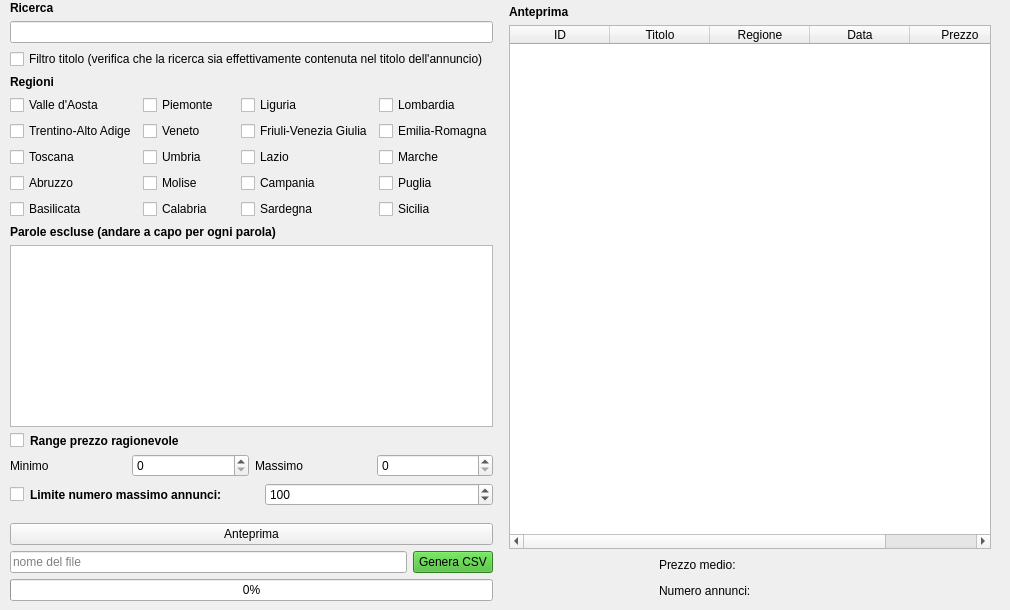
  <widget class="QWidget" name="centralwidget">
   <widget class="QWidget" name="horizontalLayoutWidget_2">
    <property name="geometry">
     <rect>
      <x>0</x>
      <y>0</y>
      <width>1001</width>
      <height>601</height>
     </rect>
    </property>
    <layout class="QHBoxLayout" name="horizontalLayout_2">
     <item>
      <spacer name="horizontalSpacer">
       <property name="orientation">
        <enum>Qt::Horizontal</enum>
       </property>
       <property name="sizeType">
        <enum>QSizePolicy::Maximum</enum>
       </property>
       <property name="sizeHint" stdset="0">
        <size>
         <width>10</width>
         <height>20</height>
        </size>
       </property>
      </spacer>
     </item>
     <item>
      <layout class="QVBoxLayout" name="verticalLayout">
       <item>
        <spacer name="verticalSpacer_2">
         <property name="orientation">
          <enum>Qt::Vertical</enum>
         </property>
         <property name="sizeHint" stdset="0">
          <size>
           <width>20</width>
           <height>10</height>
          </size>
         </property>
        </spacer>
       </item>
       <item>
        <widget class="QLabel" name="label">
         <property name="maximumSize">
          <size>
           <width>1000</width>
           <height>20</height>
          </size>
         </property>
         <property name="font">
          <font>
           <weight>75</weight>
           <bold>true</bold>
          </font>
         </property>
         <property name="text">
          <string>Ricerca</string>
         </property>
        </widget>
       </item>
       <item>
        <widget class="QLineEdit" name="search_textbox"/>
       </item>
       <item>
        <widget class="QCheckBox" name="title_filter_checkbox">
         <property name="cursor">
          <cursorShape>PointingHandCursor</cursorShape>
         </property>
         <property name="text">
          <string>Filtro titolo (verifica che la ricerca sia effettivamente contenuta nel titolo dell'annuncio)</string>
         </property>
        </widget>
       </item>
       <item>
        <widget class="QLabel" name="label_9">
         <property name="font">
          <font>
           <weight>75</weight>
           <bold>true</bold>
          </font>
         </property>
         <property name="text">
          <string>Regioni</string>
         </property>
        </widget>
       </item>
       <item>
        <layout class="QGridLayout" name="gridLayout">
         <item row="0" column="1">
          <widget class="QCheckBox" name="region_check_2">
           <property name="cursor">
            <cursorShape>PointingHandCursor</cursorShape>
           </property>
           <property name="text">
            <string>Piemonte</string>
           </property>
          </widget>
         </item>
         <item row="1" column="2">
          <widget class="QCheckBox" name="region_check_7">
           <property name="cursor">
            <cursorShape>PointingHandCursor</cursorShape>
           </property>
           <property name="text">
            <string>Friuli-Venezia Giulia</string>
           </property>
          </widget>
         </item>
         <item row="2" column="3">
          <widget class="QCheckBox" name="region_check_12">
           <property name="cursor">
            <cursorShape>PointingHandCursor</cursorShape>
           </property>
           <property name="text">
            <string>Marche</string>
           </property>
          </widget>
         </item>
         <item row="1" column="0">
          <widget class="QCheckBox" name="region_check_5">
           <property name="cursor">
            <cursorShape>PointingHandCursor</cursorShape>
           </property>
           <property name="text">
            <string>Trentino-Alto Adige</string>
           </property>
          </widget>
         </item>
         <item row="0" column="0">
          <widget class="QCheckBox" name="region_check_1">
           <property name="cursor">
            <cursorShape>PointingHandCursor</cursorShape>
           </property>
           <property name="text">
            <string>Valle d'Aosta</string>
           </property>
          </widget>
         </item>
         <item row="3" column="0">
          <widget class="QCheckBox" name="region_check_13">
           <property name="cursor">
            <cursorShape>PointingHandCursor</cursorShape>
           </property>
           <property name="text">
            <string>Abruzzo</string>
           </property>
          </widget>
         </item>
         <item row="2" column="1">
          <widget class="QCheckBox" name="region_check_10">
           <property name="cursor">
            <cursorShape>PointingHandCursor</cursorShape>
           </property>
           <property name="text">
            <string>Umbria</string>
           </property>
          </widget>
         </item>
         <item row="2" column="0">
          <widget class="QCheckBox" name="region_check_9">
           <property name="cursor">
            <cursorShape>PointingHandCursor</cursorShape>
           </property>
           <property name="text">
            <string>Toscana</string>
           </property>
          </widget>
         </item>
         <item row="0" column="3">
          <widget class="QCheckBox" name="region_check_4">
           <property name="cursor">
            <cursorShape>PointingHandCursor</cursorShape>
           </property>
           <property name="text">
            <string>Lombardia</string>
           </property>
          </widget>
         </item>
         <item row="3" column="3">
          <widget class="QCheckBox" name="region_check_16">
           <property name="cursor">
            <cursorShape>PointingHandCursor</cursorShape>
           </property>
           <property name="text">
            <string>Puglia</string>
           </property>
          </widget>
         </item>
         <item row="3" column="2">
          <widget class="QCheckBox" name="region_check_15">
           <property name="cursor">
            <cursorShape>PointingHandCursor</cursorShape>
           </property>
           <property name="text">
            <string>Campania</string>
           </property>
          </widget>
         </item>
         <item row="2" column="2">
          <widget class="QCheckBox" name="region_check_11">
           <property name="cursor">
            <cursorShape>PointingHandCursor</cursorShape>
           </property>
           <property name="text">
            <string>Lazio</string>
           </property>
          </widget>
         </item>
         <item row="0" column="2">
          <widget class="QCheckBox" name="region_check_3">
           <property name="cursor">
            <cursorShape>PointingHandCursor</cursorShape>
           </property>
           <property name="text">
            <string>Liguria</string>
           </property>
          </widget>
         </item>
         <item row="1" column="1">
          <widget class="QCheckBox" name="region_check_6">
           <property name="cursor">
            <cursorShape>PointingHandCursor</cursorShape>
           </property>
           <property name="text">
            <string>Veneto</string>
           </property>
          </widget>
         </item>
         <item row="3" column="1">
          <widget class="QCheckBox" name="region_check_14">
           <property name="cursor">
            <cursorShape>PointingHandCursor</cursorShape>
           </property>
           <property name="text">
            <string>Molise</string>
           </property>
          </widget>
         </item>
         <item row="1" column="3">
          <widget class="QCheckBox" name="region_check_8">
           <property name="cursor">
            <cursorShape>PointingHandCursor</cursorShape>
           </property>
           <property name="text">
            <string>Emilia-Romagna</string>
           </property>
          </widget>
         </item>
         <item row="4" column="0">
          <widget class="QCheckBox" name="region_check_17">
           <property name="cursor">
            <cursorShape>PointingHandCursor</cursorShape>
           </property>
           <property name="text">
            <string>Basilicata</string>
           </property>
          </widget>
         </item>
         <item row="4" column="1">
          <widget class="QCheckBox" name="region_check_18">
           <property name="cursor">
            <cursorShape>PointingHandCursor</cursorShape>
           </property>
           <property name="text">
            <string>Calabria</string>
           </property>
          </widget>
         </item>
         <item row="4" column="2">
          <widget class="QCheckBox" name="region_check_19">
           <property name="cursor">
            <cursorShape>PointingHandCursor</cursorShape>
           </property>
           <property name="text">
            <string>Sardegna</string>
           </property>
          </widget>
         </item>
         <item row="4" column="3">
          <widget class="QCheckBox" name="region_check_20">
           <property name="cursor">
            <cursorShape>PointingHandCursor</cursorShape>
           </property>
           <property name="text">
            <string>Sicilia</string>
           </property>
          </widget>
         </item>
        </layout>
       </item>
       <item>
        <widget class="QLabel" name="label_2">
         <property name="maximumSize">
          <size>
           <width>16777215</width>
           <height>20</height>
          </size>
         </property>
         <property name="font">
          <font>
           <weight>75</weight>
           <bold>true</bold>
          </font>
         </property>
         <property name="text">
          <string>Parole escluse (andare a capo per ogni parola)</string>
         </property>
        </widget>
       </item>
       <item>
        <widget class="QTextEdit" name="excluded_words_textbox"/>
       </item>
       <item>
        <layout class="QHBoxLayout" name="horizontalLayout_6">
         <item>
          <widget class="QCheckBox" name="price_range_checkbox">
           <property name="sizePolicy">
            <sizepolicy hsizetype="Fixed" vsizetype="Fixed">
             <horstretch>0</horstretch>
             <verstretch>0</verstretch>
            </sizepolicy>
           </property>
           <property name="cursor">
            <cursorShape>PointingHandCursor</cursorShape>
           </property>
           <property name="text">
            <string/>
           </property>
          </widget>
         </item>
         <item>
          <widget class="QLabel" name="label_5">
           <property name="font">
            <font>
             <weight>75</weight>
             <bold>true</bold>
            </font>
           </property>
           <property name="text">
            <string>Range prezzo ragionevole</string>
           </property>
          </widget>
         </item>
        </layout>
       </item>
       <item>
        <layout class="QHBoxLayout" name="horizontalLayout_3">
         <item>
          <widget class="QLabel" name="label_3">
           <property name="text">
            <string>Minimo</string>
           </property>
          </widget>
         </item>
         <item>
          <widget class="QSpinBox" name="min_reasonable_price_spinbox">
           <property name="maximum">
            <number>999999999</number>
           </property>
           <property name="value">
            <number>0</number>
           </property>
          </widget>
         </item>
         <item>
          <widget class="QLabel" name="label_4">
           <property name="text">
            <string>Massimo</string>
           </property>
          </widget>
         </item>
         <item>
          <widget class="QSpinBox" name="max_reasonable_price_spinbox">
           <property name="maximum">
            <number>999999999</number>
           </property>
          </widget>
         </item>
        </layout>
       </item>
       <item>
        <layout class="QHBoxLayout" name="horizontalLayout">
         <item>
          <widget class="QCheckBox" name="limit_checkbox">
           <property name="sizePolicy">
            <sizepolicy hsizetype="Fixed" vsizetype="Fixed">
             <horstretch>0</horstretch>
             <verstretch>0</verstretch>
            </sizepolicy>
           </property>
           <property name="text">
            <string/>
           </property>
          </widget>
         </item>
         <item>
          <widget class="QLabel" name="label_6">
           <property name="font">
            <font>
             <weight>75</weight>
             <bold>true</bold>
            </font>
           </property>
           <property name="text">
            <string>Limite numero massimo annunci:</string>
           </property>
          </widget>
         </item>
         <item>
          <widget class="QSpinBox" name="lim_spinbox">
           <property name="maximum">
            <number>999999999</number>
           </property>
           <property name="singleStep">
            <number>0</number>
           </property>
           <property name="value">
            <number>100</number>
           </property>
          </widget>
         </item>
        </layout>
       </item>
       <item>
        <spacer name="verticalSpacer">
         <property name="orientation">
          <enum>Qt::Vertical</enum>
         </property>
         <property name="sizeType">
          <enum>QSizePolicy::Maximum</enum>
         </property>
         <property name="sizeHint" stdset="0">
          <size>
           <width>20</width>
           <height>20</height>
          </size>
         </property>
        </spacer>
       </item>
       <item>
        <widget class="QPushButton" name="preview_button">
         <property name="cursor">
          <cursorShape>PointingHandCursor</cursorShape>
         </property>
         <property name="text">
          <string>Anteprima</string>
         </property>
        </widget>
       </item>
       <item>
        <layout class="QHBoxLayout" name="horizontalLayout_7">
         <item>
          <widget class="QLineEdit" name="filename_textbox">
           <property name="sizePolicy">
            <sizepolicy hsizetype="Expanding" vsizetype="Fixed">
             <horstretch>0</horstretch>
             <verstretch>0</verstretch>
            </sizepolicy>
           </property>
           <property name="inputMask">
            <string/>
           </property>
           <property name="placeholderText">
            <string>nome del file</string>
           </property>
          </widget>
         </item>
         <item>
          <widget class="QPushButton" name="csv_button">
           <property name="palette">
            <palette>
             <active>
              <colorrole role="WindowText">
               <brush brushstyle="SolidPattern">
                <color alpha="255">
                 <red>0</red>
                 <green>0</green>
                 <blue>0</blue>
                </color>
               </brush>
              </colorrole>
              <colorrole role="Button">
               <brush brushstyle="SolidPattern">
                <color alpha="255">
                 <red>61</red>
                 <green>181</green>
                 <blue>42</blue>
                </color>
               </brush>
              </colorrole>
              <colorrole role="Light">
               <brush brushstyle="SolidPattern">
                <color alpha="255">
                 <red>100</red>
                 <green>255</green>
                 <blue>75</blue>
                </color>
               </brush>
              </colorrole>
              <colorrole role="Midlight">
               <brush brushstyle="SolidPattern">
                <color alpha="255">
                 <red>80</red>
                 <green>218</green>
                 <blue>58</blue>
                </color>
               </brush>
              </colorrole>
              <colorrole role="Dark">
               <brush brushstyle="SolidPattern">
                <color alpha="255">
                 <red>30</red>
                 <green>90</green>
                 <blue>21</blue>
                </color>
               </brush>
              </colorrole>
              <colorrole role="Mid">
               <brush brushstyle="SolidPattern">
                <color alpha="255">
                 <red>40</red>
                 <green>121</green>
                 <blue>28</blue>
                </color>
               </brush>
              </colorrole>
              <colorrole role="Text">
               <brush brushstyle="SolidPattern">
                <color alpha="255">
                 <red>0</red>
                 <green>0</green>
                 <blue>0</blue>
                </color>
               </brush>
              </colorrole>
              <colorrole role="BrightText">
               <brush brushstyle="SolidPattern">
                <color alpha="255">
                 <red>255</red>
                 <green>255</green>
                 <blue>255</blue>
                </color>
               </brush>
              </colorrole>
              <colorrole role="ButtonText">
               <brush brushstyle="SolidPattern">
                <color alpha="255">
                 <red>0</red>
                 <green>0</green>
                 <blue>0</blue>
                </color>
               </brush>
              </colorrole>
              <colorrole role="Base">
               <brush brushstyle="SolidPattern">
                <color alpha="255">
                 <red>255</red>
                 <green>255</green>
                 <blue>255</blue>
                </color>
               </brush>
              </colorrole>
              <colorrole role="Window">
               <brush brushstyle="SolidPattern">
                <color alpha="255">
                 <red>61</red>
                 <green>181</green>
                 <blue>42</blue>
                </color>
               </brush>
              </colorrole>
              <colorrole role="Shadow">
               <brush brushstyle="SolidPattern">
                <color alpha="255">
                 <red>0</red>
                 <green>0</green>
                 <blue>0</blue>
                </color>
               </brush>
              </colorrole>
              <colorrole role="AlternateBase">
               <brush brushstyle="SolidPattern">
                <color alpha="255">
                 <red>158</red>
                 <green>218</green>
                 <blue>148</blue>
                </color>
               </brush>
              </colorrole>
              <colorrole role="ToolTipBase">
               <brush brushstyle="SolidPattern">
                <color alpha="255">
                 <red>255</red>
                 <green>255</green>
                 <blue>220</blue>
                </color>
               </brush>
              </colorrole>
              <colorrole role="ToolTipText">
               <brush brushstyle="SolidPattern">
                <color alpha="255">
                 <red>0</red>
                 <green>0</green>
                 <blue>0</blue>
                </color>
               </brush>
              </colorrole>
              <colorrole role="PlaceholderText">
               <brush brushstyle="SolidPattern">
                <color alpha="128">
                 <red>0</red>
                 <green>0</green>
                 <blue>0</blue>
                </color>
               </brush>
              </colorrole>
             </active>
             <inactive>
              <colorrole role="WindowText">
               <brush brushstyle="SolidPattern">
                <color alpha="255">
                 <red>0</red>
                 <green>0</green>
                 <blue>0</blue>
                </color>
               </brush>
              </colorrole>
              <colorrole role="Button">
               <brush brushstyle="SolidPattern">
                <color alpha="255">
                 <red>61</red>
                 <green>181</green>
                 <blue>42</blue>
                </color>
               </brush>
              </colorrole>
              <colorrole role="Light">
               <brush brushstyle="SolidPattern">
                <color alpha="255">
                 <red>100</red>
                 <green>255</green>
                 <blue>75</blue>
                </color>
               </brush>
              </colorrole>
              <colorrole role="Midlight">
               <brush brushstyle="SolidPattern">
                <color alpha="255">
                 <red>80</red>
                 <green>218</green>
                 <blue>58</blue>
                </color>
               </brush>
              </colorrole>
              <colorrole role="Dark">
               <brush brushstyle="SolidPattern">
                <color alpha="255">
                 <red>30</red>
                 <green>90</green>
                 <blue>21</blue>
                </color>
               </brush>
              </colorrole>
              <colorrole role="Mid">
               <brush brushstyle="SolidPattern">
                <color alpha="255">
                 <red>40</red>
                 <green>121</green>
                 <blue>28</blue>
                </color>
               </brush>
              </colorrole>
              <colorrole role="Text">
               <brush brushstyle="SolidPattern">
                <color alpha="255">
                 <red>0</red>
                 <green>0</green>
                 <blue>0</blue>
                </color>
               </brush>
              </colorrole>
              <colorrole role="BrightText">
               <brush brushstyle="SolidPattern">
                <color alpha="255">
                 <red>255</red>
                 <green>255</green>
                 <blue>255</blue>
                </color>
               </brush>
              </colorrole>
              <colorrole role="ButtonText">
               <brush brushstyle="SolidPattern">
                <color alpha="255">
                 <red>0</red>
                 <green>0</green>
                 <blue>0</blue>
                </color>
               </brush>
              </colorrole>
              <colorrole role="Base">
               <brush brushstyle="SolidPattern">
                <color alpha="255">
                 <red>255</red>
                 <green>255</green>
                 <blue>255</blue>
                </color>
               </brush>
              </colorrole>
              <colorrole role="Window">
               <brush brushstyle="SolidPattern">
                <color alpha="255">
                 <red>61</red>
                 <green>181</green>
                 <blue>42</blue>
                </color>
               </brush>
              </colorrole>
              <colorrole role="Shadow">
               <brush brushstyle="SolidPattern">
                <color alpha="255">
                 <red>0</red>
                 <green>0</green>
                 <blue>0</blue>
                </color>
               </brush>
              </colorrole>
              <colorrole role="AlternateBase">
               <brush brushstyle="SolidPattern">
                <color alpha="255">
                 <red>158</red>
                 <green>218</green>
                 <blue>148</blue>
                </color>
               </brush>
              </colorrole>
              <colorrole role="ToolTipBase">
               <brush brushstyle="SolidPattern">
                <color alpha="255">
                 <red>255</red>
                 <green>255</green>
                 <blue>220</blue>
                </color>
               </brush>
              </colorrole>
              <colorrole role="ToolTipText">
               <brush brushstyle="SolidPattern">
                <color alpha="255">
                 <red>0</red>
                 <green>0</green>
                 <blue>0</blue>
                </color>
               </brush>
              </colorrole>
              <colorrole role="PlaceholderText">
               <brush brushstyle="SolidPattern">
                <color alpha="128">
                 <red>0</red>
                 <green>0</green>
                 <blue>0</blue>
                </color>
               </brush>
              </colorrole>
             </inactive>
             <disabled>
              <colorrole role="WindowText">
               <brush brushstyle="SolidPattern">
                <color alpha="255">
                 <red>30</red>
                 <green>90</green>
                 <blue>21</blue>
                </color>
               </brush>
              </colorrole>
              <colorrole role="Button">
               <brush brushstyle="SolidPattern">
                <color alpha="255">
                 <red>61</red>
                 <green>181</green>
                 <blue>42</blue>
                </color>
               </brush>
              </colorrole>
              <colorrole role="Light">
               <brush brushstyle="SolidPattern">
                <color alpha="255">
                 <red>100</red>
                 <green>255</green>
                 <blue>75</blue>
                </color>
               </brush>
              </colorrole>
              <colorrole role="Midlight">
               <brush brushstyle="SolidPattern">
                <color alpha="255">
                 <red>80</red>
                 <green>218</green>
                 <blue>58</blue>
                </color>
               </brush>
              </colorrole>
              <colorrole role="Dark">
               <brush brushstyle="SolidPattern">
                <color alpha="255">
                 <red>30</red>
                 <green>90</green>
                 <blue>21</blue>
                </color>
               </brush>
              </colorrole>
              <colorrole role="Mid">
               <brush brushstyle="SolidPattern">
                <color alpha="255">
                 <red>40</red>
                 <green>121</green>
                 <blue>28</blue>
                </color>
               </brush>
              </colorrole>
              <colorrole role="Text">
               <brush brushstyle="SolidPattern">
                <color alpha="255">
                 <red>30</red>
                 <green>90</green>
                 <blue>21</blue>
                </color>
               </brush>
              </colorrole>
              <colorrole role="BrightText">
               <brush brushstyle="SolidPattern">
                <color alpha="255">
                 <red>255</red>
                 <green>255</green>
                 <blue>255</blue>
                </color>
               </brush>
              </colorrole>
              <colorrole role="ButtonText">
               <brush brushstyle="SolidPattern">
                <color alpha="255">
                 <red>30</red>
                 <green>90</green>
                 <blue>21</blue>
                </color>
               </brush>
              </colorrole>
              <colorrole role="Base">
               <brush brushstyle="SolidPattern">
                <color alpha="255">
                 <red>61</red>
                 <green>181</green>
                 <blue>42</blue>
                </color>
               </brush>
              </colorrole>
              <colorrole role="Window">
               <brush brushstyle="SolidPattern">
                <color alpha="255">
                 <red>61</red>
                 <green>181</green>
                 <blue>42</blue>
                </color>
               </brush>
              </colorrole>
              <colorrole role="Shadow">
               <brush brushstyle="SolidPattern">
                <color alpha="255">
                 <red>0</red>
                 <green>0</green>
                 <blue>0</blue>
                </color>
               </brush>
              </colorrole>
              <colorrole role="AlternateBase">
               <brush brushstyle="SolidPattern">
                <color alpha="255">
                 <red>61</red>
                 <green>181</green>
                 <blue>42</blue>
                </color>
               </brush>
              </colorrole>
              <colorrole role="ToolTipBase">
               <brush brushstyle="SolidPattern">
                <color alpha="255">
                 <red>255</red>
                 <green>255</green>
                 <blue>220</blue>
                </color>
               </brush>
              </colorrole>
              <colorrole role="ToolTipText">
               <brush brushstyle="SolidPattern">
                <color alpha="255">
                 <red>0</red>
                 <green>0</green>
                 <blue>0</blue>
                </color>
               </brush>
              </colorrole>
              <colorrole role="PlaceholderText">
               <brush brushstyle="SolidPattern">
                <color alpha="128">
                 <red>0</red>
                 <green>0</green>
                 <blue>0</blue>
                </color>
               </brush>
              </colorrole>
             </disabled>
            </palette>
           </property>
           <property name="cursor">
            <cursorShape>PointingHandCursor</cursorShape>
           </property>
           <property name="text">
            <string>Genera CSV</string>
           </property>
          </widget>
         </item>
        </layout>
       </item>
       <item>
        <widget class="QProgressBar" name="progressBar">
         <property name="value">
          <number>0</number>
         </property>
        </widget>
       </item>
      </layout>
     </item>
     <item>
      <spacer name="horizontalSpacer_2">
       <property name="orientation">
        <enum>Qt::Horizontal</enum>
       </property>
       <property name="sizeType">
        <enum>QSizePolicy::Maximum</enum>
       </property>
       <property name="sizeHint" stdset="0">
        <size>
         <width>10</width>
         <height>20</height>
        </size>
       </property>
      </spacer>
     </item>
     <item>
      <layout class="QVBoxLayout" name="verticalLayout_2">
       <item>
        <spacer name="verticalSpacer_3">
         <property name="orientation">
          <enum>Qt::Vertical</enum>
         </property>
         <property name="sizeType">
          <enum>QSizePolicy::Fixed</enum>
         </property>
         <property name="sizeHint" stdset="0">
          <size>
           <width>20</width>
           <height>5</height>
          </size>
         </property>
        </spacer>
       </item>
       <item>
        <widget class="QLabel" name="label_10">
         <property name="maximumSize">
          <size>
           <width>1000</width>
           <height>20</height>
          </size>
         </property>
         <property name="font">
          <font>
           <weight>75</weight>
           <bold>true</bold>
          </font>
         </property>
         <property name="text">
          <string>Anteprima</string>
         </property>
        </widget>
       </item>
       <item>
        <widget class="QTableWidget" name="tableWidget">
         <column>
          <property name="text">
           <string>ID</string>
          </property>
         </column>
         <column>
          <property name="text">
           <string>Titolo</string>
          </property>
         </column>
         <column>
          <property name="text">
           <string>Regione</string>
          </property>
         </column>
         <column>
          <property name="text">
           <string>Data</string>
          </property>
         </column>
         <column>
          <property name="text">
           <string>Prezzo</string>
          </property>
         </column>
        </widget>
       </item>
       <item>
        <layout class="QHBoxLayout" name="horizontalLayout_5">
         <item>
          <spacer name="horizontalSpacer_4">
           <property name="orientation">
            <enum>Qt::Horizontal</enum>
           </property>
           <property name="sizeType">
            <enum>QSizePolicy::Fixed</enum>
           </property>
           <property name="sizeHint" stdset="0">
            <size>
             <width>150</width>
             <height>20</height>
            </size>
           </property>
          </spacer>
         </item>
         <item>
          <widget class="QLabel" name="label_8">
           <property name="text">
            <string>Prezzo medio:</string>
           </property>
          </widget>
         </item>
         <item>
          <widget class="QLabel" name="average_label">
           <property name="text">
            <string/>
           </property>
          </widget>
         </item>
        </layout>
       </item>
       <item>
        <layout class="QHBoxLayout" name="horizontalLayout_4">
         <item>
          <spacer name="horizontalSpacer_5">
           <property name="orientation">
            <enum>Qt::Horizontal</enum>
           </property>
           <property name="sizeType">
            <enum>QSizePolicy::Fixed</enum>
           </property>
           <property name="sizeHint" stdset="0">
            <size>
             <width>150</width>
             <height>20</height>
            </size>
           </property>
          </spacer>
         </item>
         <item>
          <widget class="QLabel" name="label_7">
           <property name="text">
            <string>Numero annunci:</string>
           </property>
          </widget>
         </item>
         <item>
          <widget class="QLabel" name="ads_n_label">
           <property name="text">
            <string/>
           </property>
          </widget>
         </item>
        </layout>
       </item>
      </layout>
     </item>
     <item>
      <spacer name="horizontalSpacer_3">
       <property name="orientation">
        <enum>Qt::Horizontal</enum>
       </property>
       <property name="sizeType">
        <enum>QSizePolicy::Maximum</enum>
       </property>
       <property name="sizeHint" stdset="0">
        <size>
         <width>10</width>
         <height>20</height>
        </size>
       </property>
      </spacer>
     </item>
    </layout>
   </widget>
  </widget>
